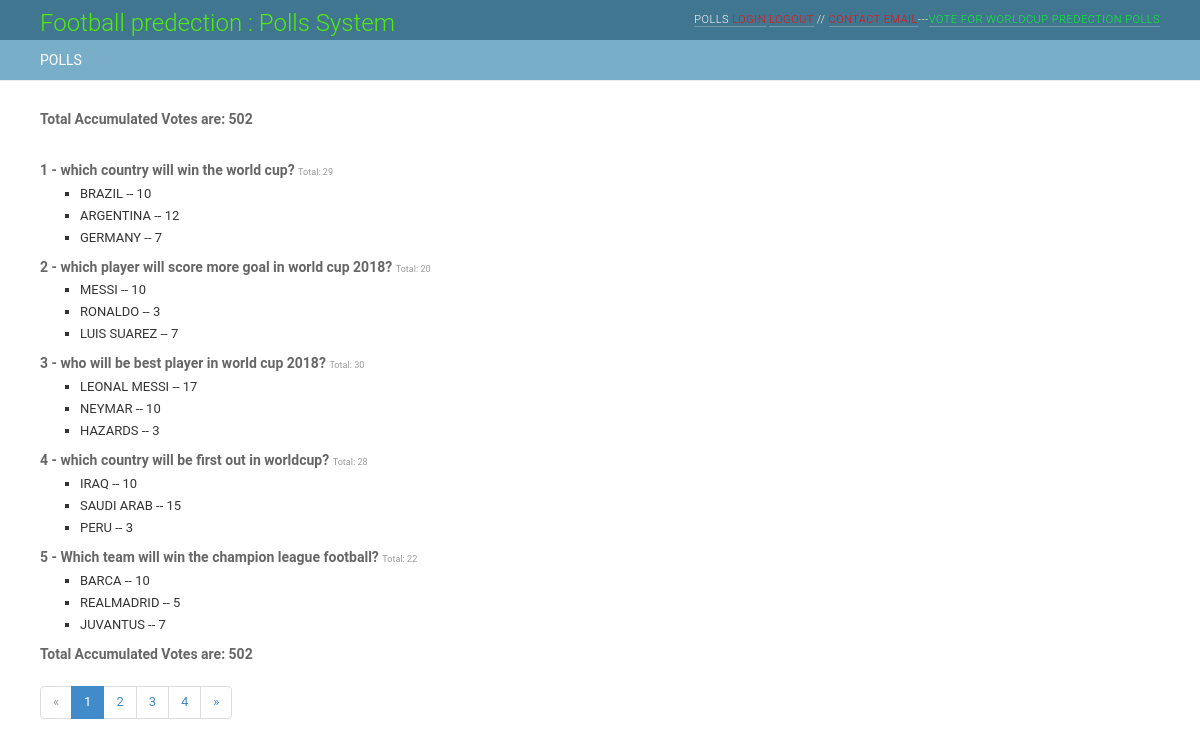
Screenshot of /polls/viewall/ with the database file from the repository.
### polls/models.py (models this page shows, shortened)
class Question(models.Model):
    question_text = models.CharField(max_length=200)
    pub_date = models.DateTimeField('date published')
    def was_published_recently(self):
        now = timezone.now()
        return now - datetime.timedelta(days=1) <= self.pub_date <= now
    was_published_recently.admin_order_field = 'pub_date'
    was_published_recently.boolean = True
    was_published_recently.short_description = 'Published recently?'

class Choice(models.Model):
    question = models.ForeignKey(Question, on_delete=models.CASCADE)
    choice_text = models.CharField(max_length=200)
    votes = models.IntegerField(default=0)

### polls/views.py (the view)
def viewAllResults(request):
    question = Question.objects.all()
    choice = Choice.objects.all()
    score_total = {}
    for q in question:
        count = 0
        for c in choice:
            if c.question_id == q.id:
               count += c.votes
        score_total[q.id] = count
    print(score_total)
    total_votes = Choice.objects.all().aggregate(sumofvotes=Sum('votes'))
    page = request.GET.get('page', 1)
    paginator = Paginator(question, 5)
    try:
        question = paginator.page(page)
    except PageNotAnInteger:
        question = paginator.page(1)
    except EmptyPage:
        question = paginator.page(paginator.num_pages)
    return render(request, 'polls/viewall.html',
                  {'question': question, 'choice': choice, 'total_votes': total_votes, 'score_total': score_total})

### polls/Templates/polls/viewall.html (shortened to what this page needs)
{% extends "polls/base.html" %}
{% block content %}
    <h3>Total Accumulated Votes are: {{ total_votes.sumofvotes }} </h3><br/>
    {% for q in question %}
        <h3>
            {{ q.id }} - {{ q.question_text }}
            {% for score,value in score_total.items %}
                {% if q.id == score %}
                    <small>Total: {{ value }}</small>
                {% endif %}
            {% endfor %}
        </h3>
        <ul>
            {% for c in choice %}
                {% if c.question_id == q.id %}
                    <li>{{ c.choice_text|upper }} -- {{ c.votes }}</li>
                {% endif %}
            {% endfor %}
        </ul>
    {% endfor %}
    <h3>Total Accumulated Votes are: {{ total_votes.sumofvotes }} </h3>
    {% if question.has_other_pages %}
        <ul class="pagination">
            {% if question.has_previous %}
                <li><a href="?page={{ question.previous_page_number }}">&laquo;</a></li>
            {% else %}
                <li class="disabled"><span>&laquo;</span></li>
            {% endif %}
            {% for i in question.paginator.page_range %}
                {% if question.number == i %}
                    <li class="active"><span>{{ i }} <span class="sr-only">(current)</span></span></li>
                {% else %}
                    <li><a href="?page={{ i }}">{{ i }}</a></li>
                {% endif %}
            {% endfor %}
            {% if question.has_next %}
                <li><a href="?page={{ question.next_page_number }}">&raquo;</a></li>
            {% else %}
                <li class="disabled"><span>&raquo;</span></li>
            {% endif %}
        </ul>
    {% endif %}
{% endblock %}

### static/css/base.css (style rules this page uses)
body { margin: 0; padding: 0; font-size: 14px; font-family: "Roboto","Lucida Grande","DejaVu Sans","Bitstream Vera Sans",Verdana,Arial,sans-serif; color: #333; background: #fff; }
a:link, a:visited { color: #447e9b; text-decoration: none; }
p, ol, ul, dl { margin: .2em 0 .8em 0; }
h1,h2,h3,h4,h5 { font-weight: bold; }
h3 { font-size: 14px; margin: .8em 0 .3em 0; color: #666; font-weight: bold; }
ul li { list-style-type: square; padding: 1px 0; }
li, dt, dd { font-size: 13px; line-height: 20px; }

### rows the page displays
Question: id "1", question_text "which country will win the world cup?", score_total "29"
Choice: choice_text "BRAZIL", votes "10"
Choice: choice_text "ARGENTINA", votes "12"
Choice: choice_text "GERMANY", votes "7"
Question: id "2", question_text "which player will score more goal in world cup 2018?", score_total "20"
Choice: choice_text "MESSI", votes "10"
Choice: choice_text "RONALDO", votes "3"
Choice: choice_text "LUIS SUAREZ", votes "7"
Question: id "3", question_text "who will be best player in world cup 2018?", score_total "30"
Choice: choice_text "LEONAL MESSI", votes "17"
Choice: choice_text "NEYMAR", votes "10"
Choice: choice_text "HAZARDS", votes "3"
Question: id "4", question_text "which country will be first out in worldcup?", score_total "28"
Choice: choice_text "IRAQ", votes "10"
Choice: choice_text "SAUDI ARAB", votes "15"
Choice: choice_text "PERU", votes "3"
Question: id "5", question_text "Which team will win the champion league football?", score_total "22"
Choice: choice_text "BARCA", votes "10"
Choice: choice_text "REALMADRID", votes "5"
Choice: choice_text "JUVANTUS", votes "7"

### other values shown
{{ total_votes.sumofvotes }} "502"
{{ i }} "1"
{{ i }} "2" "3" "4"
